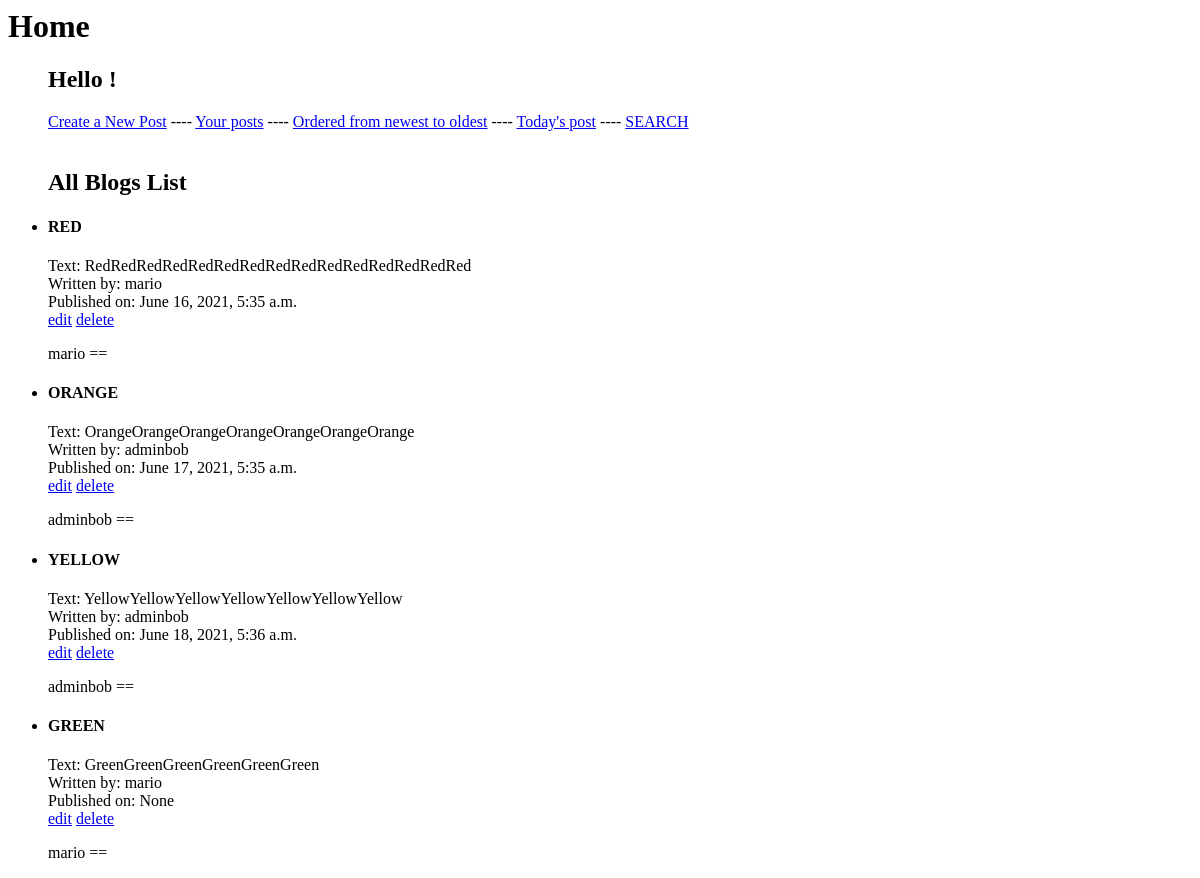
The page /blogs/ on the database as committed earlier.
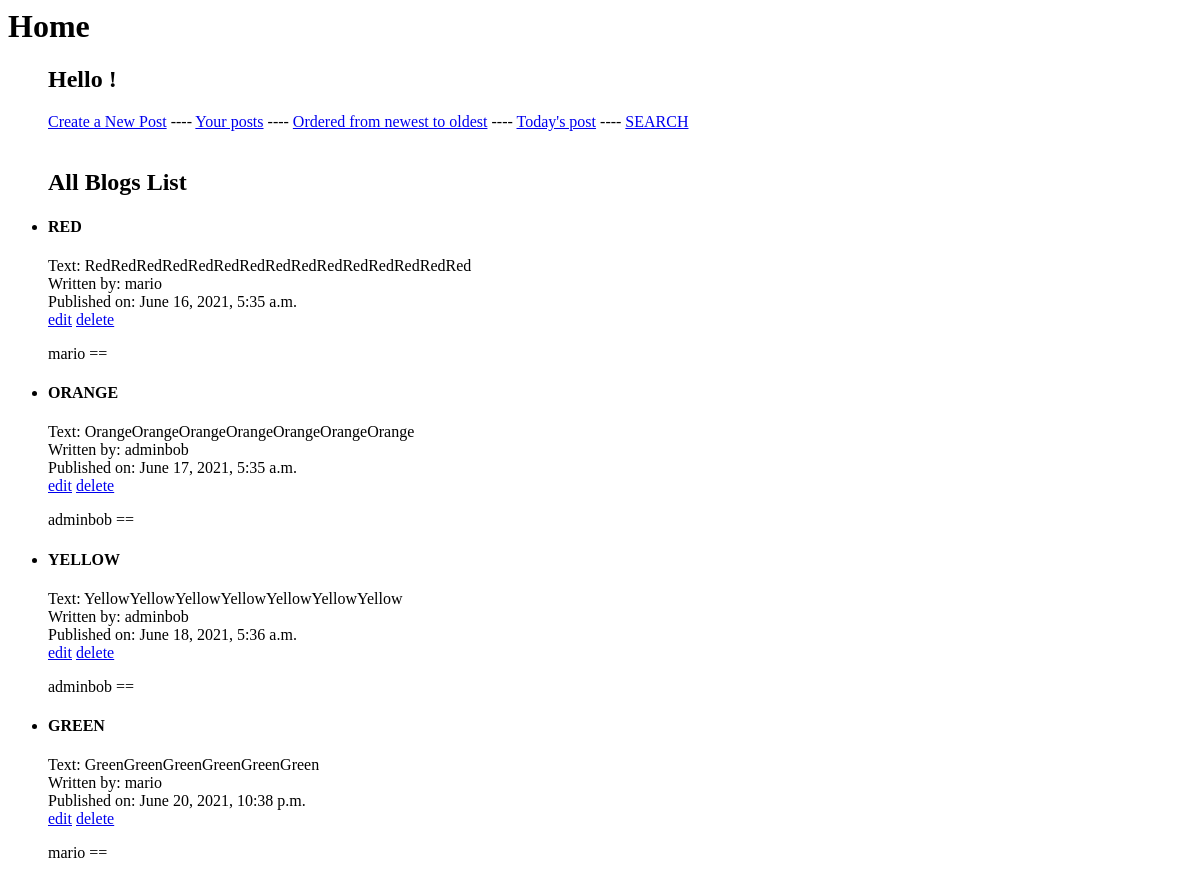
The same page on the database as committed later.
### blogs/models.py (models this page shows, shortened)
class Post(models.Model):
    author = models.ForeignKey(User, on_delete=models.CASCADE)
    title = models.CharField(max_length=200)
    text = models.TextField()
    created_date = models.DateTimeField(default=timezone.now)
    published_date = models.DateTimeField(blank=True, null=True)

### blogs/views.py (the view)
# urls.py: path('', views.IndexView.as_view(), name='index'),
class IndexView(generic.ListView):
    template_name = 'blogs/index.html'
    context_object_name = 'blogs_list'
    def get_queryset(self):
        return Post.objects.all()

### blogs/templates/blogs/index.html (shortened to what this page needs)
<h1>Home</h1>
{% if blogs_list %}
        <ul>
        <h2> Hello {{user.username}}!</h2>
        <a href="{% url 'blogs:create' %}">Create a New Post</a> ----
        <a href="{% url 'blogs:selfPub' %}">Your posts</a> ----
        <a href="{% url 'blogs:orderDate' %}">Ordered from newest to oldest</a> ----
        <a href="{% url 'blogs:todayDate' %}">Today's post</a> ----
        <a href="{% url 'blogs:search' %}">SEARCH</a>
        <br><br>
        <h2>All Blogs List</h2>
        {% for blog in blogs_list %}
            <li>
                <h4>{{ blog.title }}<br></h4>
                Text: {{ blog.text }} <br>
                Written by: {{ blog.author }} <br>
                Published on: {{ blog.published_date }} <br>
                <span><a href="{% url 'blogs:update' blog.id %}">edit</a></span>
                <span><a href="{% url 'blogs:delete' blog.id %}">delete</a></span>
            </li>
            <p> {{blog.author}} == {{user.username}}</p>
        {% endfor %}
        </ul>
{% else %}
    <p>No one has written any posts</p>
{% endif %}

Rows that differ between the two databases and show on the page:
changed Post "GREEN": published_date "None" → "June 20, 2021, 10:38 p.m."
